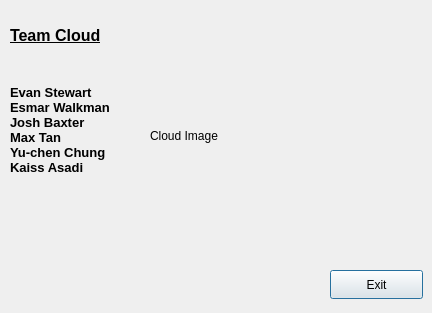
<?xml version="1.0" encoding="UTF-8"?>
<ui version="4.0">
 <class>aboutuswidget</class>
 <widget class="QDialog" name="aboutuswidget">
  <property name="geometry">
   <rect>
    <x>0</x>
    <y>0</y>
    <width>432</width>
    <height>313</height>
   </rect>
  </property>
  <property name="windowTitle">
   <string>Dialog</string>
  </property>
  <widget class="QPushButton" name="exitButton">
   <property name="geometry">
    <rect>
     <x>330</x>
     <y>270</y>
     <width>93</width>
     <height>29</height>
    </rect>
   </property>
   <property name="text">
    <string>Exit</string>
   </property>
  </widget>
  <widget class="QLabel" name="label">
   <property name="geometry">
    <rect>
     <x>10</x>
     <y>10</y>
     <width>121</width>
     <height>51</height>
    </rect>
   </property>
   <property name="text">
    <string>&lt;html&gt;&lt;head/&gt;&lt;body&gt;&lt;p&gt;&lt;span style=&quot; font-size:12pt; font-weight:700; text-decoration: underline;&quot;&gt;Team Cloud&lt;/span&gt;&lt;/p&gt;&lt;/body&gt;&lt;/html&gt;</string>
   </property>
  </widget>
  <widget class="QLabel" name="label_2">
   <property name="geometry">
    <rect>
     <x>10</x>
     <y>60</y>
     <width>131</width>
     <height>141</height>
    </rect>
   </property>
   <property name="text">
    <string>&lt;html&gt;&lt;head/&gt;&lt;body&gt;&lt;p&gt;&lt;span style=&quot; font-size:10pt; font-weight:700;&quot;&gt;Evan Stewart&lt;br/&gt;Esmar Walkman&lt;br/&gt;Josh Baxter&lt;br/&gt;Max Tan&lt;br/&gt;Yu-chen Chung&lt;br/&gt;Kaiss Asadi&lt;/span&gt;&lt;/p&gt;&lt;/body&gt;&lt;/html&gt;</string>
   </property>
  </widget>
  <widget class="QLabel" name="imageCloud">
   <property name="geometry">
    <rect>
     <x>150</x>
     <y>20</y>
     <width>261</width>
     <height>231</height>
    </rect>
   </property>
   <property name="text">
    <string>Cloud Image</string>
   </property>
  </widget>
 </widget>
 <resources/>
 <connections/>
</ui>
